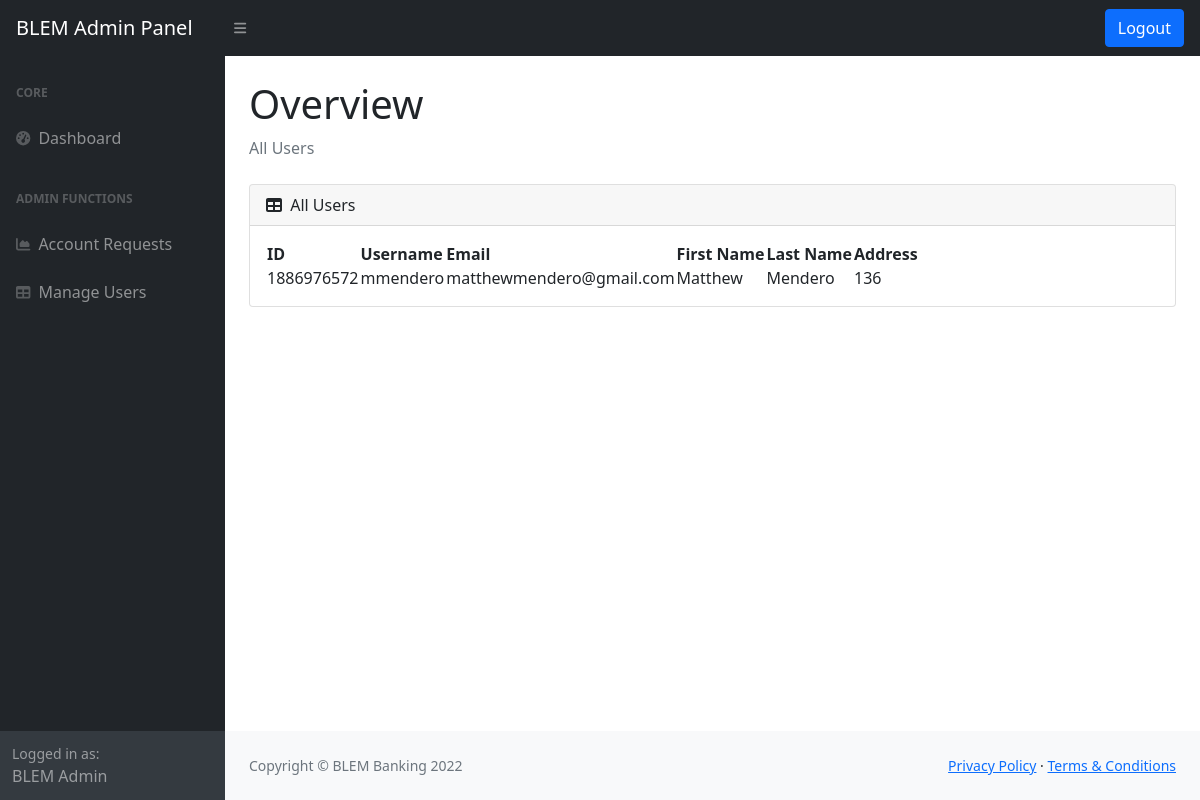
The page /pages/admin_pages/admin_homepage.php (signed in) on the database its author committed.
### tables this page shows
CREATE TABLE `customer` (
  `ID` int(50) NOT NULL,
  `username` varchar(50) DEFAULT NULL,
  `password` varchar(255) NOT NULL,
  `email` varchar(50) DEFAULT NULL,
  `fname` varchar(50) NOT NULL,
  `lname` varchar(50) NOT NULL,
  `address` varchar(100) NOT NULL
);

### pages/admin_pages/admin_homepage.php (the view, shortened to what this page needs)
<?php
  include '../../config.php';
?>
<html lang="en">
  <head>
    <link href="https://cdn.jsdelivr.net/npm/simple-datatables@latest/dist/style.css" rel="stylesheet" />
    <link href="../../styles/admin_styles.css" rel="stylesheet" />
  </head>
    <body class="sb-nav-fixed">
      <nav class="sb-topnav navbar navbar-expand navbar-dark bg-dark">
          <a class="navbar-brand ps-3" href="index.html">BLEM Admin Panel</a>
          <button class="btn btn-link btn-sm order-1 order-lg-0 me-4 me-lg-0" id="sidebarToggle" href="#!"><i class="fas fa-bars"></i></button>
          <form class="d-none d-md-inline-block form-inline ms-auto me-0 me-md-3 my-2 my-md-0" action="" method="post">
            <button name="logout" class="btn btn-primary form-inline my-2 my-lg-0">
              Logout
            </button>
          </form>
      </nav>
      <div id="layoutSidenav">
          <div id="layoutSidenav_nav">
              <nav class="sb-sidenav accordion sb-sidenav-dark" id="sidenavAccordion">
                  <div class="sb-sidenav-menu">
                      <div class="nav">
                          <div class="sb-sidenav-menu-heading">Core</div>
                          <a class="nav-link" href="admin_homepage.php">
                              <div class="sb-nav-link-icon"><i class="fas fa-tachometer-alt"></i></div>
                              Dashboard
                          </a>
                          <div class="sb-sidenav-menu-heading">Admin Functions</div>
                          <a class="nav-link" href="account_requests.php">
                              <div class="sb-nav-link-icon"><i class="fas fa-chart-area"></i></div>
                              Account Requests
                          </a>
                          <a class="nav-link" href="admin_manage.php">
                              <div class="sb-nav-link-icon"><i class="fas fa-table"></i></div>
                              Manage Users
                          </a>
                      </div>
                  </div>
                  <div class="sb-sidenav-footer">
                      <div class="small">Logged in as:</div>
                      BLEM Admin
                  </div>
              </nav>
          </div>
          <div id="layoutSidenav_content">
              <main>
                  <div class="container-fluid px-4">
                      <h1 class="mt-4">Overview</h1>
                      <ol class="breadcrumb mb-4">
                          <li class="breadcrumb-item active">All Users</li>
                      </ol>
                      <div class="card mb-4">
                          <div class="card-header">
                              <i class="fas fa-table me-1"></i>
                              All Users
                          </div>
                          <div class="card-body">
                              <table id="datatablesSimple">
                                  <thead>
                                      <tr>
                                          <th>ID</th>
                                          <th>Username</th>
                                          <th>Email</th>
                                          <th>First Name</th>
                                          <th>Last Name</th>
                                          <th>Address</th>
                                      </tr>
                                  </thead>
                                  <tbody>
                                    <?php
                                      $query = "SELECT * FROM CUSTOMER";
                                      $result = $db->query($query);
                                      if ($result->num_rows > 0) {
                                        while ($row = $result->fetch_assoc()){
                                          echo '<tr>';
                                          echo '<td>'.$row['ID'].'</td>';
                                          echo '<td>'.$row['username'].'</td>';
                                          echo '<td>'.$row['email'].'</td>';
                                          echo '<td>'.$row['fname'].'</td>';
                                          echo '<td>'.$row['lname'].'</td>';
                                          echo '<td>'.$row['address'].'</td>';
                                          echo '</tr>';
                                        }
                                      }
                                    ?>
                                  </tbody>
                              </table>
                          </div>
                      </div>
                  </div>
              </main>
              <footer class="py-4 bg-light mt-auto">
                  <div class="container-fluid px-4">
                      <div class="d-flex align-items-center justify-content-between small">
                          <div class="text-muted">Copyright &copy; BLEM Banking 2022</div>
                          <div>
                              <a href="#">Privacy Policy</a>
                              &middot;
                              <a href="#">Terms &amp; Conditions</a>
                          </div>
                      </div>
                  </div>
              </footer>
          </div>
      </div>
  </body>
</html>

### rows shown on the page
customer: ID "1886976572", username "mmendero", email "matthewmendero@gmail.com", fname "Matthew", lname "Mendero", address "136"
